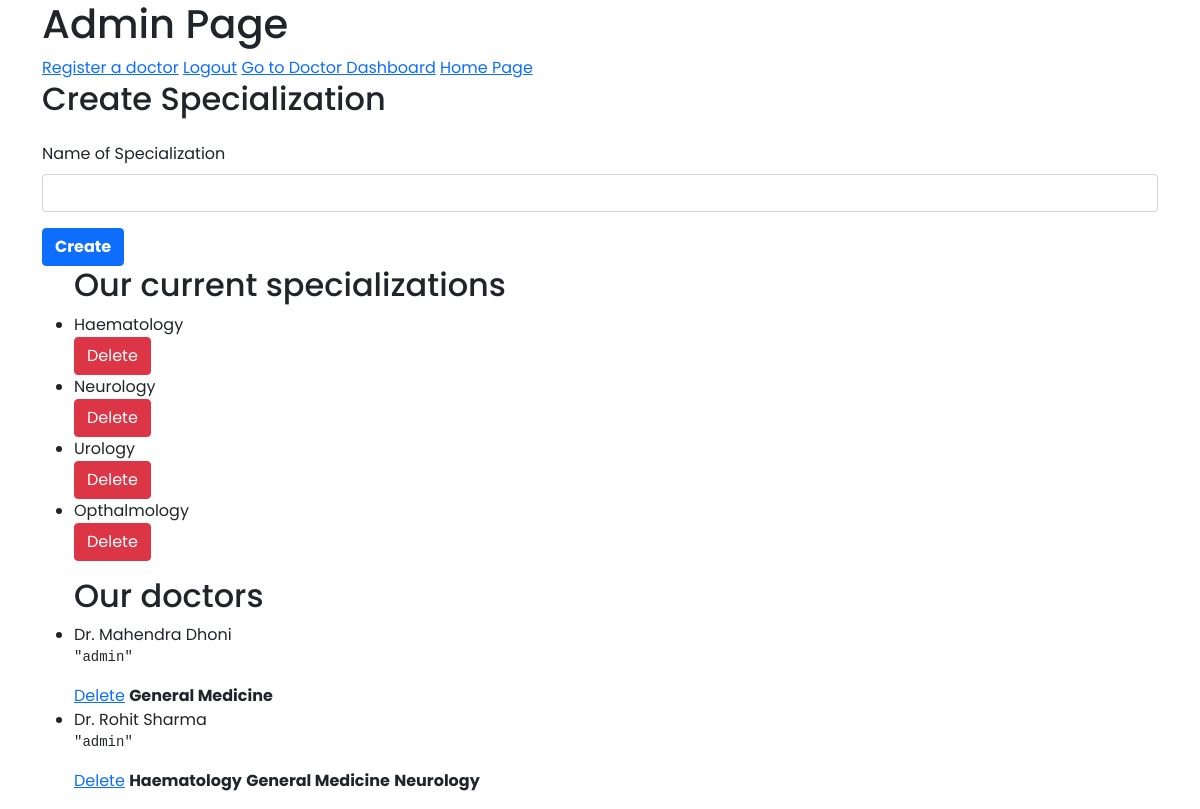
The page /admin (signed in) on the database as committed earlier.
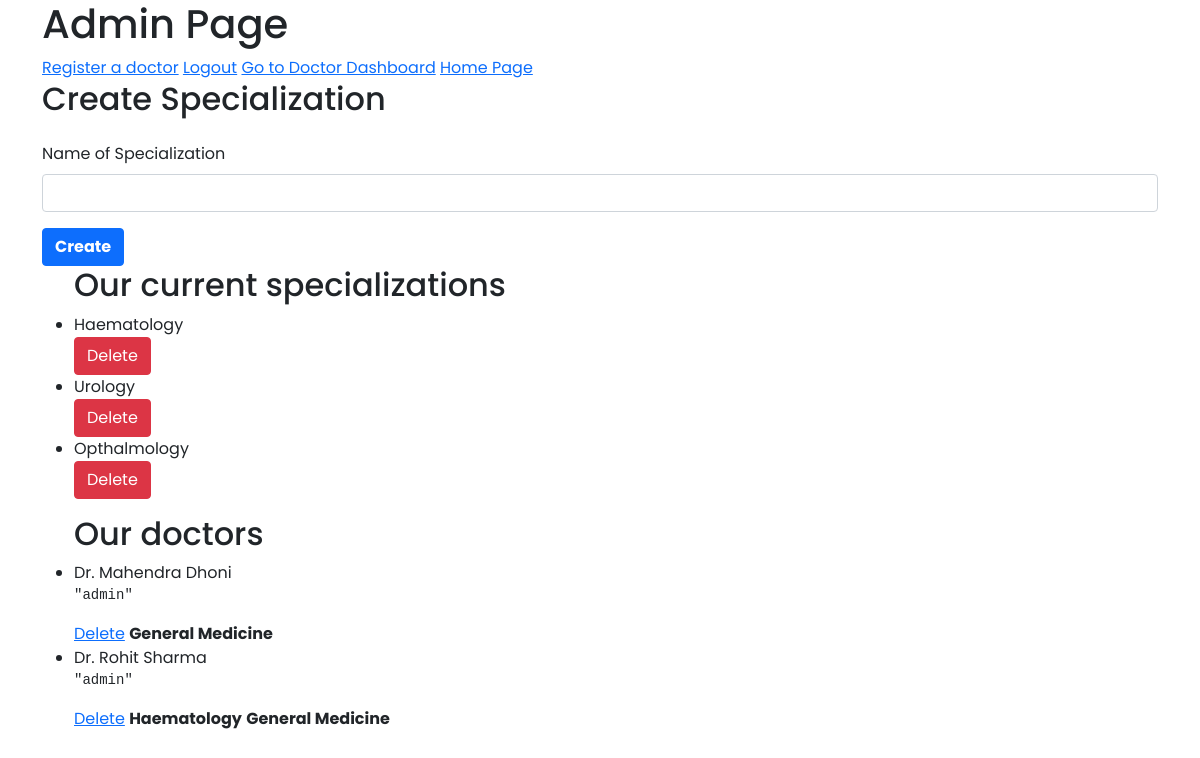
The same page on the database as committed later.
### HMS/models.py (models this page shows, shortened)
class Specialization(db.Model):
    id = db.Column(db.Integer, primary_key=True)
    name = db.Column(db.String(50), nullable=True)

class Doctor(db.Model, UserMixin):
    id = db.Column(db.Integer, primary_key=True)
    email = db.Column(db.String(70), unique=True, nullable=False)
    password = db.Column(db.String(30), nullable=False)
    first_name = db.Column(db.String(20), nullable=False)
    last_name = db.Column(db.String(20), nullable=False)
    image_file = db.Column(
        db.String(20), default='default.jpg', nullable=False)
    appointments = db.relationship('Appointment', backref="doctor", lazy=True)
    specializations = db.relationship(
        'Specialization', cascade="delete", secondary='specialization_table', lazy="subquery", backref=db.backref('doctors', lazy=True))
    roles = db.Column(db.String(20), default="staff")

### HMS/routes.py (the view, shortened to what this page needs)
@app.route('/admin', methods=['POST', 'GET'])
@requires_roles('admin')
def adminView():
    spform = CreateSpecializationForm()
    rolform = DoctorRoleForm()
    get_list = getSpecializations()
    doctor_list = getDoctors()
    return render_template('admin.html', title="Admin Page", form=spform, list=get_list, doctors=doctor_list)

### HMS/forms.py
class CreateSpecializationForm(FlaskForm):
    name = StringField('Name of Specialization', validators=[DataRequired()])
    submit = SubmitField('Create')

class DoctorRoleForm(FlaskForm):
    role = SelectField(choices=[('admin', 'admin'), ('staff', 'staff')])
    submit = SubmitField('Change')

### HMS/models.py (called while the page is built)
@login_manager.user_loader
def load_user(doctor_id):
    return Doctor.query.get(doctor_id)

### HMS/routes.py (called while the page is built)
def getSpecializations():
    li = Specialization.query.all()
    li.remove(Specialization.query.filter_by(name="General Medicine").first())
    return li

def getDoctors():
    docs = Doctor.query.all()
    return docs

### HMS/templates/admin.html (shortened to what this page needs)
{% extends 'base.html' %}
{% block content %}
<h1>Admin Page</h1>
<a href={{url_for('registerDoctorView')}}>Register a doctor</a>
<a href={{url_for('adminLogoutView')}}>Logout</a>
<a href={{url_for('doctorView')}}>Go to Doctor Dashboard</a>
<a href={{url_for('home')}}>Home Page</a>
{% with messages = get_flashed_messages() %}
    <div>
        <h2 class="form-title">Create Specialization</h2>
        <form method="POST">
            <div class="mb-3">
                {{ form.name.label(class="form-label") }}
                {{ form.name(class="form-control") }}
            </div>
            {{ form.submit(class="btn btn-primary bold") }}
        </form>
    </div>
{% endwith %}
<ul class="list">
<h2>Our current specializations</h2>
    {% for sp in list %}
    <div>
        <li>{{sp.name}}</li>
        <a class="btn btn-danger" href={{url_for('specializationDeleteView',variable=sp.name)}}>Delete</a>
    </div>
    {% endfor %}
</ul>
<ul class="list">
<h2>Our doctors</h2>
    {% for doc in doctors %}
    <div>
        <li>Dr. {{doc.first_name}} {{doc.last_name}} <span><pre>"{{doc.roles}}"</pre></span></li>
        <a href={{url_for('doctorDeleteView',variable=doc.id)}}>Delete</a>
        {% for sp in doc.specializations %}
            <span><strong>{{sp.name}}</strong></span>
        {% endfor %}
    </div>
    {% endfor %}
</ul>
{% endblock content %}

### HMS/templates/base.html (shortened to what this page needs)
<!DOCTYPE html>
<html lang="en">
<head>
    <link href="https://cdn.jsdelivr.net/npm/bootstrap@5.0.1/dist/css/bootstrap.min.css" rel="stylesheet">
    <link type="text/css" rel="stylesheet" href="{{url_for('static', filename='main.css')}}"/>
</head>
<body>
    <div class="container">
    {% block content %}{% endblock %}
    </div>
</body>
</html>

### HMS/static/main.css (style rules this page uses)
* { margin: 0; padding: 0; font-family: "Poppins", sans-serif; }
.form-title { margin-bottom: 1.5rem; }
.bold { font-weight: 700; }
label { user-select: none; }

Rows that differ between the two databases and show on the page:
removed Specialization: name "Neurology"
